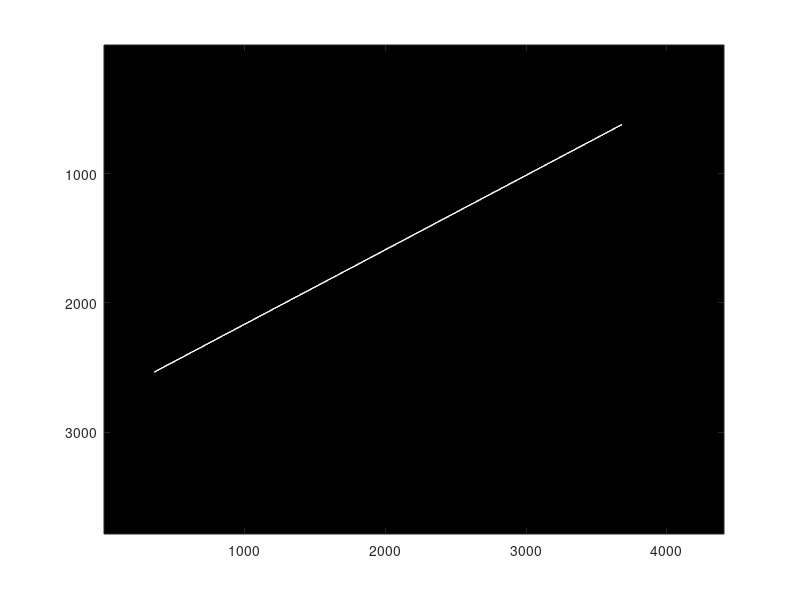

Recreate this plot in MATLAB.
%% make images with bars at varying angles for glitter characterization
long = ceil(sqrt(2160^2 + 3840^2));

im = zeros(2160, 3840);

im(712,:) = 1;

colormap(gray);
imagesc(im);

F = fspecial('Gaussian',[15 15],5);

M = imfilter(im, F);
imagesc(M);

%%
Mp = imrotate(M, 30);
imagesc(Mp);

long = ceil(sqrt(2160^2 + 3840^2));
disp(long);
